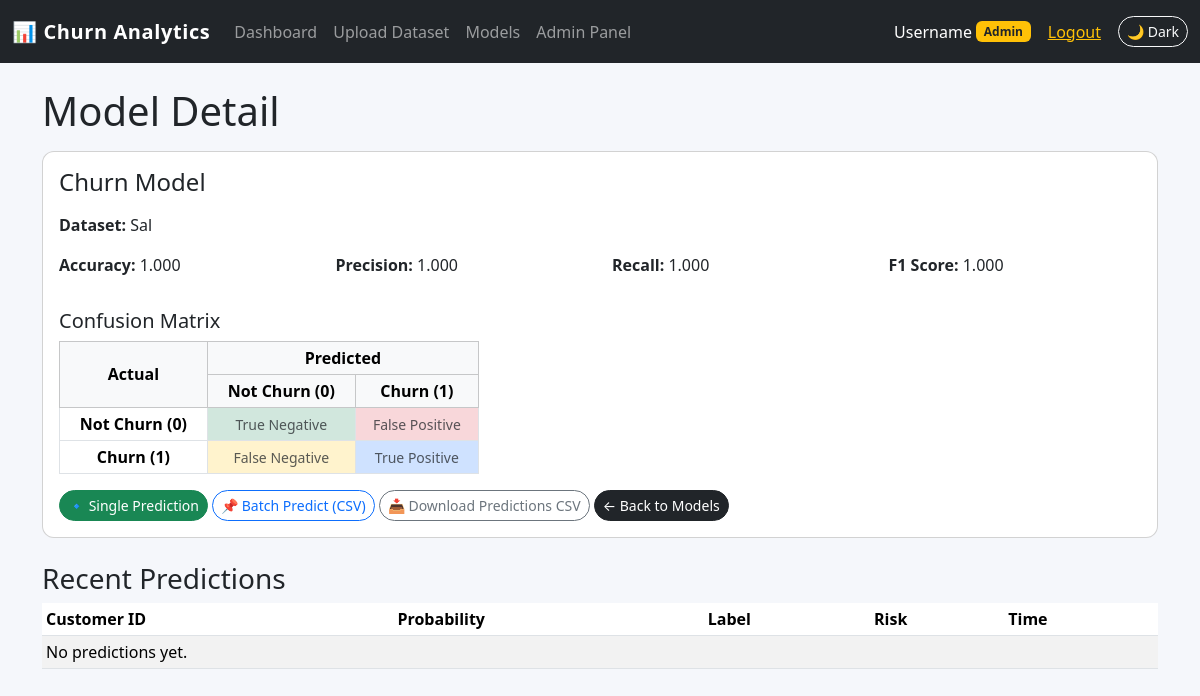
Page /analytics/models/3/ (signed in) on the committed database.
### analytics/models.py (models this page shows, shortened)
class ModelVersion(models.Model):
    dataset = models.ForeignKey(Dataset, on_delete=models.CASCADE)
    name = models.CharField(max_length=200, default='Churn Model')
    created_at = models.DateTimeField(auto_now_add=True)
    model_file = models.FileField(upload_to='models/')
    accuracy = models.FloatField(null=True, blank=True)
    precision = models.FloatField(null=True, blank=True)
    recall = models.FloatField(null=True, blank=True)
    f1_score = models.FloatField(null=True, blank=True)
    is_active = models.BooleanField(default=True)

class Dataset(models.Model):
    name = models.CharField(max_length=200)
    file = models.FileField(upload_to='datasets/')
    uploaded_by = models.ForeignKey(User, on_delete=models.CASCADE)
    uploaded_at = models.DateTimeField(auto_now_add=True)
    num_rows = models.IntegerField(null=True, blank=True)
    num_columns = models.IntegerField(null=True, blank=True)

### analytics/views.py (the view)
# urls.py: path('models/<int:model_id>/', views.model_detail, name='model_detail'),
@login_required
def model_detail(request, model_id):
    model = get_object_or_404(ModelVersion, id=model_id)
    predictions = Prediction.objects.filter(model=model).order_by('-predicted_at')[:50]
    return render(request, 'analytics/model_detail.html', {
        'model_obj': model,
        'predictions': predictions,
    })

### templates/analytics/model_detail.html (shortened to what this page needs)
{% extends 'base.html' %}
{% block content %}
<h1 class="mb-3">Model Detail</h1>
<div class="card mb-4">
    <div class="card-body">
        <h4 class="card-title mb-3">{{ model_obj.name }}</h4>
        <p><strong>Dataset:</strong> {{ model_obj.dataset.name }}</p>
        <div class="row">
            <div class="col-md-3">
                <p><strong>Accuracy:</strong> {{ model_obj.accuracy|floatformat:3 }}</p>
            </div>
            <div class="col-md-3">
                <p><strong>Precision:</strong> {{ model_obj.precision|floatformat:3 }}</p>
            </div>
            <div class="col-md-3">
                <p><strong>Recall:</strong> {{ model_obj.recall|floatformat:3 }}</p>
            </div>
            <div class="col-md-3">
                <p><strong>F1 Score:</strong> {{ model_obj.f1_score|floatformat:3 }}</p>
            </div>
        </div>
        <h5 class="mt-3">Confusion Matrix</h5>
        <div class="table-responsive mb-2" style="max-width: 420px;">
            <table class="table table-bordered table-sm text-center align-middle mb-0">
                <thead class="table-light">
                    <tr>
                        <th rowspan="2" class="align-middle">Actual</th>
                        <th colspan="2">Predicted</th>
                    </tr>
                    <tr>
                        <th>Not Churn (0)</th>
                        <th>Churn (1)</th>
                    </tr>
                </thead>
                <tbody>
                    <tr>
                        <th>Not Churn (0)</th>
                        <td class="bg-success-subtle">
                            <small class="text-muted">True Negative</small>
                        </td>
                        <td class="bg-danger-subtle">
                            <small class="text-muted">False Positive</small>
                        </td>
                    </tr>
                    <tr>
                        <th>Churn (1)</th>
                        <td class="bg-warning-subtle">
                            <small class="text-muted">False Negative</small>
                        </td>
                        <td class="bg-primary-subtle">
                            <small class="text-muted">True Positive</small>
                        </td>
                    </tr>
                </tbody>
            </table>
        </div>
        <div class="mt-3">
            <a class="btn btn-success btn-sm"
               href="{% url 'analytics:single_predict' model_obj.id %}">
                🔹 Single Prediction
            </a>
            <a class="btn btn-outline-primary btn-sm"
               href="{% url 'analytics:batch_predict' model_obj.id %}">
                📌 Batch Predict (CSV)
            </a>
            <a class="btn btn-outline-secondary btn-sm"
               href="{% url 'analytics:export_predictions' model_obj.id %}">
                📥 Download Predictions CSV
            </a>
            <a class="btn btn-dark btn-sm"
               href="{% url 'analytics:model_list' %}">
                ← Back to Models
            </a>
        </div>
    </div>
</div>
<h3>Recent Predictions</h3>
<table class="table table-sm table-striped">
    <thead>
        <tr>
            <th>Customer ID</th>
            <th>Probability</th>
            <th>Label</th>
            <th>Risk</th>
            <th>Time</th>
        </tr>
    </thead>
    <tbody>
        {% for p in predictions %}
        <tr>
            <td>{{ p.customer_id }}</td>
            <td>{{ p.probability|floatformat:2 }}</td>
            <td>
                {% if p.label %}
                    Churn
                {% else %}
                    No Churn
                {% endif %}
            </td>
            <td>{{ p.risk_level }}</td>
            <td>{{ p.predicted_at|date:"Y-m-d H:i" }}</td>
        </tr>
        {% empty %}
        <tr>
            <td colspan="5">No predictions yet.</td>
        </tr>
        {% endfor %}
    </tbody>
</table>
{% endblock %}

### templates/base.html (shortened to what this page needs)
<!DOCTYPE html>
<html lang="en">
<head>
    <link
        href="https://cdn.jsdelivr.net/npm/bootstrap@5.3.2/dist/css/bootstrap.min.css"
        rel="stylesheet">
</head>
<body>
<nav class="navbar navbar-expand-lg navbar-dark bg-dark mb-4">
    <div class="container-fluid">
        <a class="navbar-brand" href="{% url 'analytics:dashboard' %}">
            📊 Churn Analytics
        </a>
        <div class="collapse navbar-collapse" id="navbarNav">
            <ul class="navbar-nav me-auto">
                <li class="nav-item">
                    <a class="nav-link" href="{% url 'analytics:dashboard' %}">Dashboard</a>
                </li>
                {% if user.is_authenticated and user.is_staff %}
                    <li class="nav-item">
                        <a class="nav-link" href="{% url 'analytics:upload_dataset' %}">
                            Upload Dataset
                        </a>
                    </li>
                {% endif %}
                <li class="nav-item">
                    <a class="nav-link" href="{% url 'analytics:model_list' %}">Models</a>
                </li>
                {% if user.is_authenticated and user.is_staff %}
                    <li class="nav-item">
                        <a class="nav-link" href="/admin/">Admin Panel</a>
                    </li>
                {% endif %}
            </ul>
            <span class="navbar-text text-white d-flex align-items-center">
                {% if user.is_authenticated %}
                    {{ user.username }}
                    {% if user.is_staff %}
                        <span class="badge bg-warning text-dark ms-1">Admin</span>
                    {% else %}
                        <span class="badge bg-info text-dark ms-1">Analyst</span>
                    {% endif %}
                    <form action="{% url 'logout' %}" method="post"
                          class="ms-3 mb-0 d-inline">
                        <button type="submit"
                                class="btn btn-link text-warning p-0 m-0 align-baseline">
                            Logout
                        </button>
                    </form>
                {% else %}
                    <a href="{% url 'login' %}" class="text-warning text-decoration-none me-2">
                        Login
                    </a>
                {% endif %}
                <button id="themeToggle" type="button"
                        class="btn btn-outline-light btn-sm ms-3">
                </button>
            </span>
        </div>
    </div>
</nav>
<div class="container mb-5">
    {% block content %}{% endblock %}
</div>
</body>
</html>

### templates/base.html (style rules this page uses)
body { background-color: #f5f7fb; color: #212529; }
.navbar-brand { font-weight: 600; letter-spacing: 0.03em; }
.card { border-radius: 0.75rem; }
.btn-sm { border-radius: 999px; }

### rows in the picture
ModelVersion: name "Churn Model", dataset.name "Sal", accuracy "1.000", precision "1.000", recall "1.000", f1_score "1.000"

### other values in the picture
{{ user.username }} "Username"
